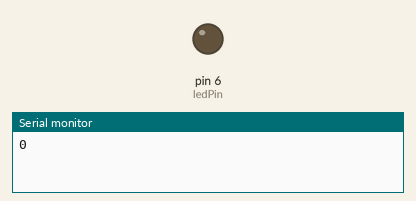
This sketch was run on a simulated Arduino Uno, built with avr-gcc and run on an emulated ATmega328P. Shown: output pins drawn as LEDs (lit = HIGH), the last lines printed to the serial monitor.

Above: at 0.05 s.
At 1.25 s:
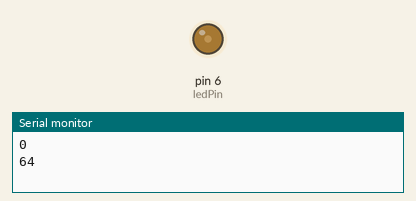
At 2.5 s:
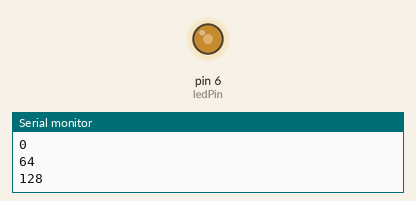
At 5.0 s:
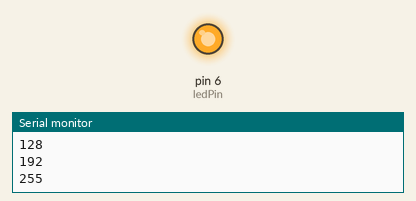
Timing chart, 0 to 6.5 s (numbered marks = the images above):
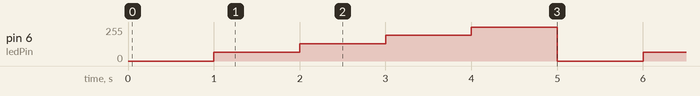

The sketch:

Assignment_4.ino
```cpp
int ledPin = 6;
void setup() {
  // put your setup code here, to run once:
  Serial.begin(9600);
  pinMode(ledPin, OUTPUT);
}
void loop() {
  // put your main code here, to run repeatedly:
  // analogWrite(ledPin, 0);
  // delay(1000);
  // analogWrite(ledPin, 64);
  // delay(1000);
  for (int i = 0; i <= 256; i += 64){
    if (i == 256){
      i = 255;
    }
    Serial.println(i);
    analogWrite(ledPin, i);
    delay(1000);
  }
}
```

Measured:
- by itself, pin 6 (ledPin): repeats every 5.0 s: 128/255 1.0 s, 192/255 1.0 s, 255/255 1.0 s, 0/255 1.0 s, 64/255 1.0 s
